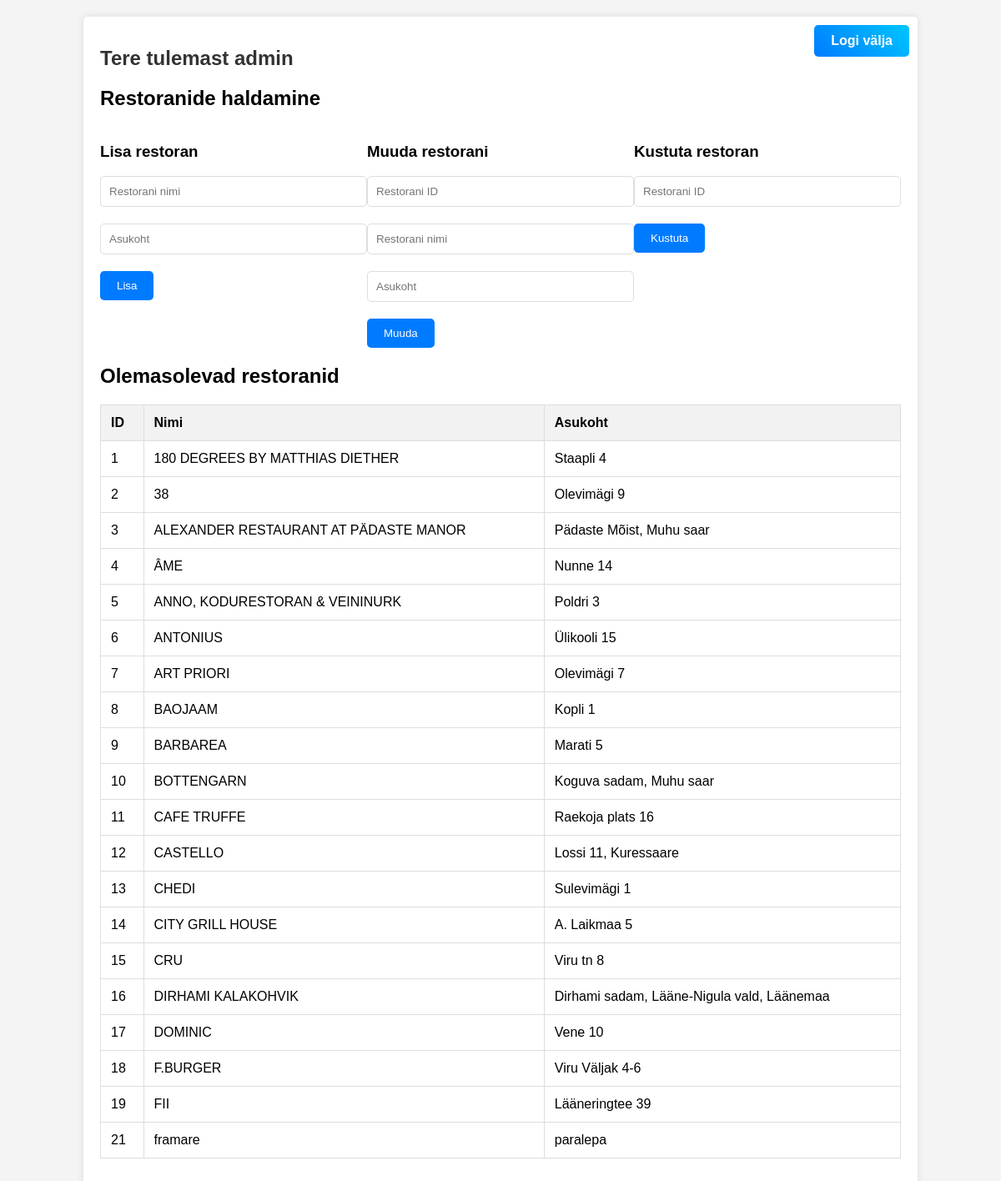
/logitud.php (signed in), run on the app's committed database.
### tables this page shows
CREATE TABLE `restokad` (
  `id` int(11) NOT NULL,
  `Nimi` varchar(255) NOT NULL,
  `Asukoht` varchar(255) NOT NULL,
  `Keskmine_hinne` int(11) DEFAULT 0,
  `Hinnatud_kordi` int(11) DEFAULT 0
);

### logitud.php (the view, shortened to what this page needs)
<?php
$servername = "localhost";
$username = "root";
$password = "";
$dbname = "restod";
$conn = new mysqli($servername, $username, $password, $dbname);
$sql = "SELECT * FROM restokad";
$result = $conn->query($sql);
?>
<!DOCTYPE html>
<html lang="en">
<head>
</head>
<body>
<div class="container">
    <h1>Tere tulemast admin</h1>
    <a href="logout.php" class="logout-button">Logi välja</a>
    <h2>Restoranide haldamine</h2>
    <div class="form-container">
        <form method="POST" action="logitud.php">
            <h3>Lisa restoran</h3>
            <input type="text" name="nimi" placeholder="Restorani nimi" required>
            <input type="text" name="asukoht" placeholder="Asukoht" required>
            <input type="submit" name="add" value="Lisa">
        </form>
        <form method="POST" action="logitud.php">
            <h3>Muuda restorani</h3>
            <input type="text" name="id" placeholder="Restorani ID" required>
            <input type="text" name="nimi" placeholder="Restorani nimi" required>
            <input type="text" name="asukoht" placeholder="Asukoht" required>
            <input type="submit" name="update" value="Muuda">
        </form>
        <form method="POST" action="logitud.php">
            <h3>Kustuta restoran</h3>
            <input type="text" name="id" placeholder="Restorani ID" required>
            <input type="submit" name="delete" value="Kustuta">
        </form>
    </div>
    <h2>Olemasolevad restoranid</h2>
    <table>
        <tr>
            <th>ID</th>
            <th>Nimi</th>
            <th>Asukoht</th>
        </tr>
        <?php
        if ($result->num_rows > 0) {
            while ($row = $result->fetch_assoc()) {
                echo "<tr><td>" . $row['id'] . "</td><td>" . $row['Nimi'] . "</td><td>" . $row['Asukoht'] . "</td></tr>";
            }
        } else {
            echo "<tr><td colspan='3'>Ei leitud tulemusi</td></tr>";
        }
        ?>
    </table>
</div>
</body>
</html>

### logitud.php (style rules this page uses)
body { font-family: Arial, sans-serif; background-color: #f4f4f4; margin: 0; padding: 0; }
.container { width: 80%; margin: 0 auto; background-color: #fff; padding: 20px; margin-top: 20px; box-shadow: 0px 0px 10px rgba(0, 0, 0, 0.1); border-radius: 5px; position: relative; }
.logout-button { position: absolute; top: 10px; right: 10px; padding: 10px 20px; background: linear-gradient(45deg, #007bff, #00c6ff); color: #fff; text-decoration: none; border-radius: 5px; transition: background 0.3s ease; font-weight: bold; }
h1 { margin-bottom: 20px; font-size: 24px; color: #333; }
table { width: 100%; border-collapse: collapse; margin-bottom: 20px; }
th, td { border: 1px solid #dddddd; padding: 12px; text-align: left; }
th { background-color: #f2f2f2; }
.form-container { display: flex; justify-content: space-between; margin-bottom: 20px; }
.form-container form { width: 48%; }
.form-container input[type="text"] { width: calc(100% - 22px); padding: 10px; margin-bottom: 20px; border: 1px solid #ddd; border-radius: 5px; }
.form-container input[type="submit"] { padding: 10px 20px; background-color: #007bff; color: #fff; border: none; border-radius: 5px; cursor: pointer; transition: background-color 0.3s ease; }

### data on the page
restokad: id "1", Nimi "180 DEGREES BY MATTHIAS DIETHER", Asukoht "Staapli 4"
restokad: id "2", Nimi "38", Asukoht "Olevimägi 9"
restokad: id "3", Nimi "ALEXANDER RESTAURANT AT PÄDASTE MANOR", Asukoht "Pädaste Mõist, Muhu saar"
restokad: id "4", Nimi "ÂME", Asukoht "Nunne 14"
restokad: id "5", Nimi "ANNO, KODURESTORAN & VEININURK", Asukoht "Poldri 3"
restokad: id "6", Nimi "ANTONIUS", Asukoht "Ülikooli 15"
restokad: id "7", Nimi "ART PRIORI", Asukoht "Olevimägi 7"
restokad: id "8", Nimi "BAOJAAM", Asukoht "Kopli 1"
restokad: id "9", Nimi "BARBAREA", Asukoht "Marati 5"
restokad: id "10", Nimi "BOTTENGARN", Asukoht "Koguva sadam, Muhu saar"
restokad: id "11", Nimi "CAFE TRUFFE", Asukoht "Raekoja plats 16"
restokad: id "12", Nimi "CASTELLO", Asukoht "Lossi 11, Kuressaare"
restokad: id "13", Nimi "CHEDI", Asukoht "Sulevimägi 1"
restokad: id "14", Nimi "CITY GRILL HOUSE", Asukoht "A. Laikmaa 5"
restokad: id "15", Nimi "CRU", Asukoht "Viru tn 8"
restokad: id "16", Nimi "DIRHAMI KALAKOHVIK", Asukoht "Dirhami sadam, Lääne-Nigula vald, Läänemaa"
restokad: id "17", Nimi "DOMINIC", Asukoht "Vene 10"
restokad: id "18", Nimi "F.BURGER", Asukoht "Viru Väljak 4-6"
restokad: id "19", Nimi "FII", Asukoht "Lääneringtee 39"
restokad: id "21", Nimi "framare", Asukoht "paralepa"
